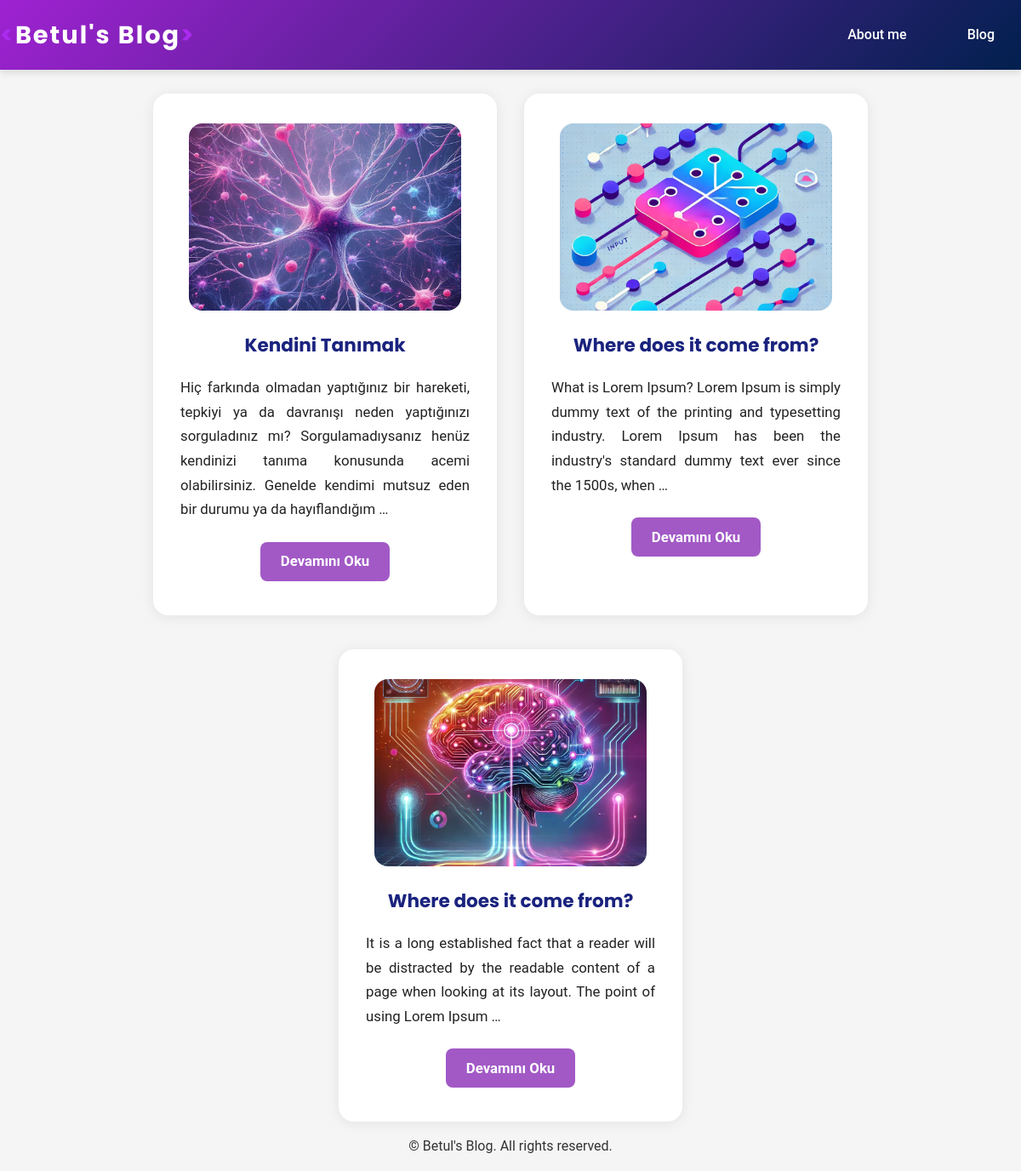
The page / on the database its author committed.
### blog/models.py (models this page shows, shortened)
class Post(models.Model):
    title = models.CharField(max_length=200)
    content = models.TextField()
    author = models.ForeignKey(User, on_delete=models.CASCADE)
    created_at = models.DateTimeField(auto_now_add=True)
    updated_at = models.DateTimeField(auto_now=True)
    image = models.ImageField(upload_to='post_images/', blank=True, null=True)

### blog/views.py (the view)
# urls.py: path('', views.post_list, name='post_list'),
def post_list(request):
    posts = Post.objects.all().order_by('-created_at')
    return render(request, 'blog/post_list.html', {'posts': posts})

### blog/templates/blog/post_list.html
{% extends 'blog/base.html' %}
{% load static %}
{% block content %}
<div style="display:flex;flex-wrap:wrap;justify-content:center;gap:2.5rem 2rem;">
    {% for post in posts %}
        <div style="background:#fff;border-radius:18px;box-shadow:0 2px 16px rgba(0,0,0,0.08);padding:2.2rem 2rem 2.5rem 2rem;max-width:340px;width:100%;display:flex;flex-direction:column;align-items:center;">
            {% if post.image %}
                <img src="{{ post.image.url }}" alt="{{ post.title }}" style="width:320px;height:220px;object-fit:cover;border-radius:16px;margin-bottom:1.5rem;background:#f4f4f4;">
            {% else %}
                <img src="https://undraw.co/api/illustrations/undraw_programming_re_kg9v.svg" alt="default" style="width:320px;height:220px;object-fit:cover;border-radius:16px;margin-bottom:1.5rem;background:#f4f4f4;">
            {% endif %}
            <h3 style="font-size:1.35rem;font-weight:700;color:#1a237e;margin:0 0 1.1rem 0;font-family:'Poppins','Segoe UI',Arial,sans-serif;">{{ post.title }}</h3>
            <div style="font-size:1.05rem;line-height:1.7;color:#222;text-align:justify;min-height:60px;font-weight:400;font-family:'Roboto', Arial, sans-serif;">
                {{ post.content|truncatewords_html:30|safe }}
            </div>
            <a href="{% url 'post_detail' post.id %}" style="margin-top:1.5rem;background:#a259c6;color:#fff;padding:0.6rem 1.5rem;border-radius:8px;text-decoration:none;font-weight:600;font-size:1.05rem;transition:background 0.18s;">Devamını Oku</a>
        </div>
    {% empty %}
        <p>No posts available.</p>
    {% endfor %}
</div>
{% endblock %}

### blog/static/blog/css/style.css (style rules this page uses)
body { font-family: 'Roboto', 'Poppins', Arial, sans-serif; background-color: #f5f5f5; color: var(--text-dark); line-height: 1.6; font-weight: 400; margin: 0; padding-top: 0; }
h1, h2, h3, .logo-text, .about-title { font-weight: 700 !important; }

### blog/templates/blog/base.html (style rules this page uses)
:root { --primary-blue: #9f22d1; --dark-blue: #01204E; --text-dark: #333; --white: #fff; --shadow: 0 4px 8px rgba(0, 0, 0, 0.1); --transition: 0.3s ease; }
body { font-family: 'Roboto', 'Poppins', Arial, sans-serif; background-color: #f5f5f5; color: var(--text-dark); line-height: 1.6; }

### rows shown on the page
Post: image (picture), title "Kendini Tanımak", content "Hiç farkında olmadan yaptığınız bir hareketi, tepkiyi ya da davranışı neden yaptığınızı sorguladınız mı? Sorgulamadıysanız henüz kendinizi tanıma konusunda acemi olabilirsiniz. Genelde kendimi mutsuz eden bir durumu ya da hayıflandığım …"
Post: image (picture), title "Where does it come from?", content "What is Lorem Ipsum? Lorem Ipsum is simply dummy text of the printing and typesetting industry. Lorem Ipsum has been the industry's standard dummy text ever since the 1500s, when …"
Post: image (picture), title "Where does it come from?", content "It is a long established fact that a reader will be distracted by the readable content of a page when looking at its layout. The point of using Lorem Ipsum …"
